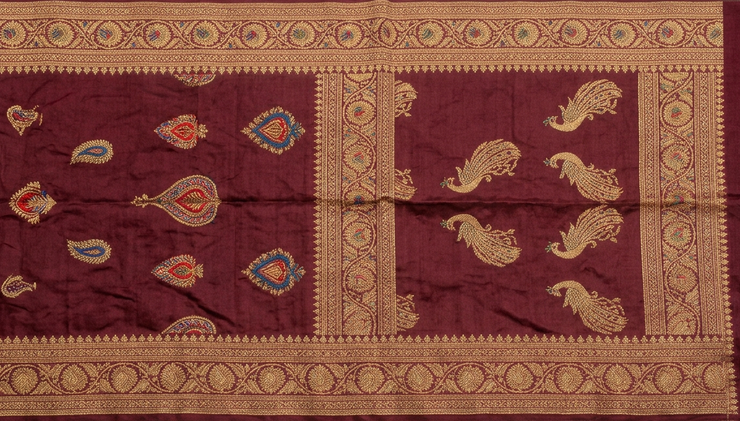
#> input picture Backend/supplier/pallu.png, 740 x 421 px, shrunk from 1136 x 646 before the run
$ python pallu_warp.py
#> lines starting #> are read from the running program, lines starting #| are printed output that depends on the picture
### Backend/warp/row_warp.py
"""Low-memory row-based fabric warp helpers."""

import cv2
import numpy as np


def row_interpolated_warp(
    texture: np.ndarray,
    src_points: np.ndarray,
    dst_points: np.ndarray,
    out_h: int,
    out_w: int,
    points_per_row: int = 5,
) -> np.ndarray:
    """Map a regular source grid to smoothly interpolated destination rows.

    The VTO stages create five evenly spaced control points for every garment
    row. Interpolating those row boundaries directly avoids the temporary
    allocations made by SciPy's general TPS implementation.
    """
    rows = len(src_points) // points_per_row
    if rows < 2 or len(src_points) != rows * points_per_row:
        raise RuntimeError("Warp needs at least two complete control rows.")

    row_y = dst_points[::points_per_row, 1]
    left_edge = dst_points[::points_per_row, 0]
    right_edge = dst_points[points_per_row - 1::points_per_row, 0]
    source_y = src_points[::points_per_row, 1]

    target_y = np.arange(out_h, dtype=np.float32)
    # np.interp returns float64, so cast immediately before any image-sized
    # operation to avoid silently doubling the temporary-memory requirement.
    left = np.interp(target_y, row_y, left_edge).astype(np.float32)
    right = np.interp(target_y, row_y, right_edge).astype(np.float32)
    source_row_y = np.interp(target_y, row_y, source_y).astype(np.float32)

    output = np.empty((out_h, out_w, 3), dtype=np.uint8)
    target_x = np.arange(out_w, dtype=np.float32)[None, :]
    rows_per_chunk = 32

    for y0 in range(0, out_h, rows_per_chunk):
        y1 = min(y0 + rows_per_chunk, out_h)
        width = np.maximum(right[y0:y1] - left[y0:y1], 1.0)[:, None]
        map_x = (target_x - left[y0:y1, None]) / width
        map_x *= texture.shape[1] - 1
        np.clip(map_x, 0, texture.shape[1] - 1, out=map_x)

        map_y = np.empty((y1 - y0, out_w), dtype=np.float32)
        map_y[:] = source_row_y[y0:y1, None]
        np.clip(map_y, 0, texture.shape[0] - 1, out=map_y)

        output[y0:y1] = cv2.remap(
            texture,
            map_x,
            map_y,
            interpolation=cv2.INTER_LINEAR,
            borderMode=cv2.BORDER_REFLECT,
        )

    return output

### Backend/warp/pallu_warp.py
import cv2
import numpy as np
import os

from row_warp import row_interpolated_warp

TEXTURE = "../supplier/pallu.png"
MASK = "../base_models/front/masks/pallu.png"
OUTPUT = "../outputs/pallu_tps.png"


def find_boundary(mask, y):
    row = mask[y]
    xs = np.where(row > 127)[0]

    if len(xs) < 10:
        return None

    return int(xs.min()), int(xs.max())


def build_control_points(mask, texture_w, texture_h):
    H, W = mask.shape

    # More points because pallu has a long drape.
    ys = np.linspace(0.02, 0.98, 12)
    xs = np.linspace(0.0, 1.0, 5)

    src = []
    dst = []

    valid_rows = []

    for yn in ys:
        y = int(yn * (H - 1))

        boundary = find_boundary(mask, y)

        if boundary is None:
            continue

        left, right = boundary
        valid_rows.append((y, left, right))

    if len(valid_rows) < 5:
        raise RuntimeError(
            "Pallu mask does not contain enough valid rows."
        )

    for i, (y, left, right) in enumerate(valid_rows):

        v = i / max(len(valid_rows) - 1, 1)

        source_y = v * (texture_h - 1)

        for u in xs:

            source_x = u * (texture_w - 1)

            target_x = left + u * (right - left)
            target_y = y

            src.append([source_x, source_y])
            dst.append([target_x, target_y])

    return (
        np.asarray(src, dtype=np.float32),
        np.asarray(dst, dtype=np.float32)
    )


def warp_tps(texture, src, dst, H, W):

    return row_interpolated_warp(texture, src, dst, H, W)

    inverse_tps = RBFInterpolator(
        dst,
        src,
        kernel="thin_plate_spline",
        smoothing=2.0
    )

    map_x = np.zeros((H, W), dtype=np.float32)
    map_y = np.zeros((H, W), dtype=np.float32)

    chunk = 32

    for y0 in range(0, H, chunk):

        y1 = min(y0 + chunk, H)

        yy, xx = np.mgrid[y0:y1, 0:W]

        query = np.column_stack([
            xx.ravel(),
            yy.ravel()
        ])

        mapped = inverse_tps(query)

        map_x[y0:y1] = mapped[:, 0].reshape(
            y1 - y0,
            W
        )

        map_y[y0:y1] = mapped[:, 1].reshape(
            y1 - y0,
            W
        )

    map_x = np.clip(
        map_x,
        0,
        texture.shape[1] - 1
    )

    map_y = np.clip(
        map_y,
        0,
        texture.shape[0] - 1
    )

    return cv2.remap(
        texture,
        map_x,
        map_y,
        interpolation=cv2.INTER_LINEAR,
        borderMode=cv2.BORDER_REFLECT
    )


def main():

    os.makedirs("../outputs", exist_ok=True)

    texture = cv2.imread(TEXTURE)
#> texture is the input picture: shape (421, 740, 3); mean B, G, R 60.3, 74.7, 132.6
    mask = cv2.imread(MASK, cv2.IMREAD_GRAYSCALE)
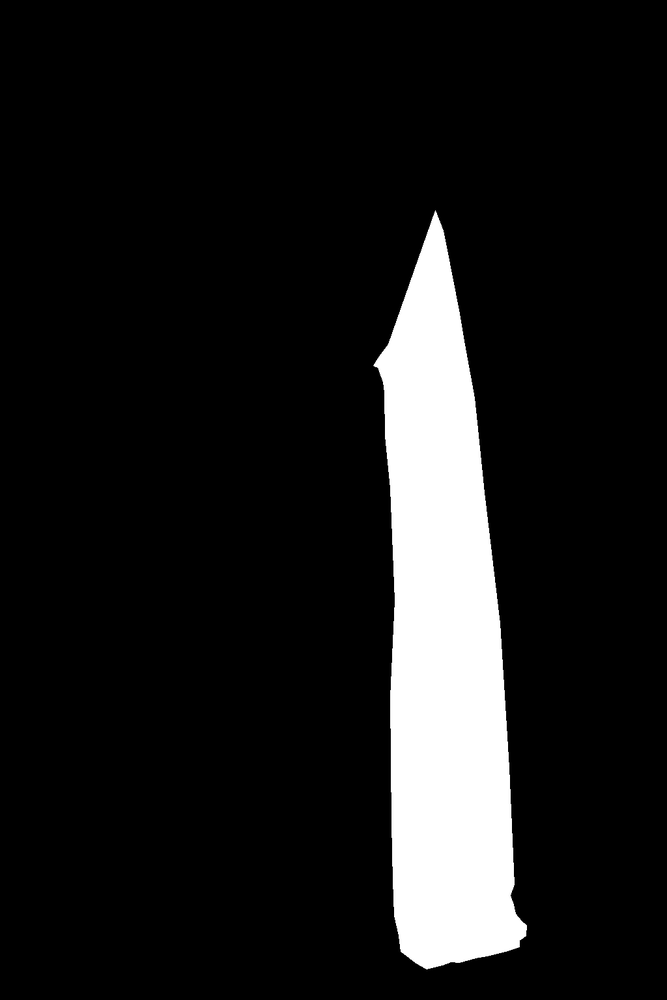
#> input picture Backend/base_models/front/masks/pallu.png, 667 x 1000 px, shrunk from 1024 x 1536 before the run
#> mask is the input picture: shape (1000, 667); min 0, max 255, mean 27.4

    if texture is None:
        raise FileNotFoundError(
            f"Could not load: {TEXTURE}"
        )

    if mask is None:
        raise FileNotFoundError(
            f"Could not load: {MASK}"
        )

    H, W = mask.shape
#> H = 1000; W = 667

    src, dst = build_control_points(
        mask,
        texture.shape[1],
        texture.shape[0]
    )
#> the loop in build_control_points, `for yn in ys:` made 12 passes
#> (left, right) on passes 4 to 11: (410, 452), (378, 469), (387, 480), (392, 489), (393, 500), (390, 505), (391, 510), (393, 511)
#> after the loop in build_control_points, `for yn in ys:`: valid_rows = [(281, 410, 452), (368, 378, 469), (455, 387, 480), (543, 392, 489), (630, 393, 500), (717, 390, 505), (804, 391, 510), (891, 393, 511)]
#> the loop in build_control_points, `for i, (y, left, right) in enumerate(valid_rows): ` made 8 passes
#> (y, left, right, v, source_y) on passes 1 to 8: (281, 410, 452, 0, 0), (368, 378, 469, 0.143, 60), (455, 387, 480, 0.286, 120), (543, 392, 489, 0.429, 180), (630, 393, 500, 0.571, 240), (717, 390, 505, 0.714, 300), (804, 391, 510, 0.857, 360), (891, 393, 511, 1, 420)
#> after the loop in build_control_points, `for i, (y, left, right) in enumerate(valid_rows):`: dst = 40 pairs, first value 378 to 511, second value 281 to 891; src = 40 pairs, first value 0 to 739, second value 0 to 420

    print(
        f"Using {len(src)} pallu TPS control points"
    )
#| Using 40 pallu TPS control points

    warped = warp_tps(
        texture,
        src,
        dst,
        H,
        W
    )
#> in row_interpolated_warp, `rows = len(src_points) // points_per_row`: rows = 8
#> in row_interpolated_warp, `row_y = dst_points[::points_per_row, 1]`: row_y = [281, 368, 455, 543, 630, 717, 804, 891]
#> in row_interpolated_warp, `left_edge = dst_points[::points_per_row, 0]`: left_edge = [410, 378, 387, 392, 393, 390, 391, 393]
#> in row_interpolated_warp, `right_edge = dst_points[points_per_row - 1::points_per_row, 0]`: right_edge = [452, 469, 480, 489, 500, 505, 510, 511]
#> in row_interpolated_warp, `source_y = src_points[::points_per_row, 1]`: source_y = [0, 60, 120, 180, 240, 300, 360, 420]
#> in row_interpolated_warp, `left = np.interp(target_y, row_y, left_edge).astype(np.float32)`: left = 1000 values, max 410 at index 0, min 378 at index 368, mean 396.2
#> in row_interpolated_warp, `right = np.interp(target_y, row_y, right_edge).astype(np.float32)`: right = 1000 values from 452 to 511
#> in row_interpolated_warp, `source_row_y = np.interp(target_y, row_y, source_y).astype(np.float32)`: source_row_y = 1000 values from 0 to 420
#> the loop in row_interpolated_warp, `for y0 in range(0, out_h, rows_per_chunk):` made 32 passes
#> width on pass 32: [118, 118, 118, 118, 118, 118, 118, 118]
#> pass 1, in row_interpolated_warp, `map_x = (target_x - left[y0:y1, None]) / width`:
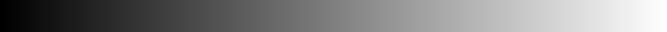
#> map_x: shape (32, 667) float32; min -9.76, max 6.1, mean -1.83; drawn with min black and max white
#> after the loop in row_interpolated_warp, `for y0 in range(0, out_h, rows_per_chunk):`:
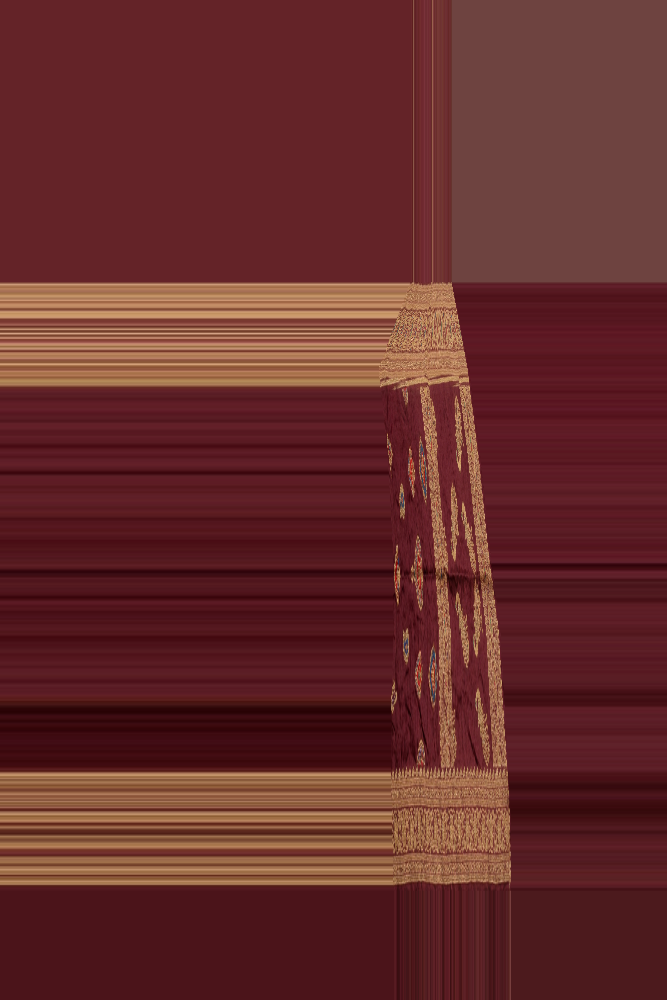
#> output: shape (1000, 667, 3); mean B, G, R 42.9, 44, 101.5

    result = cv2.bitwise_and(
        warped,
        warped,
        mask=mask
    )
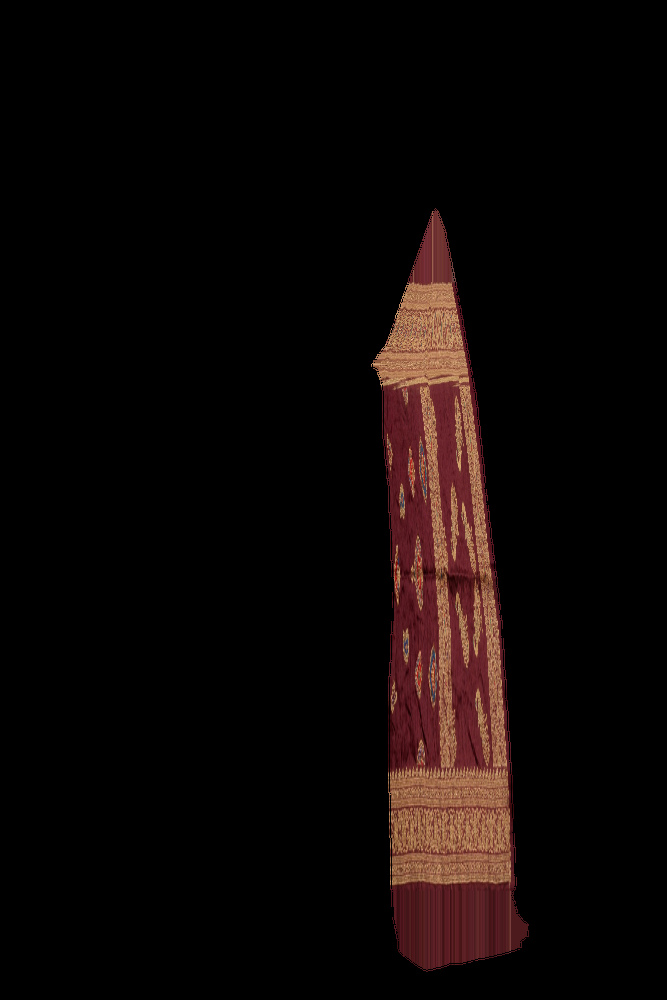
#> result: shape (1000, 667, 3); mean B, G, R 6.1, 7.3, 13.8

    cv2.imwrite(
        OUTPUT,
        result
    )

    print(
        f"✅ Saved: {OUTPUT}"
    )


if __name__ == "__main__":
    main()
